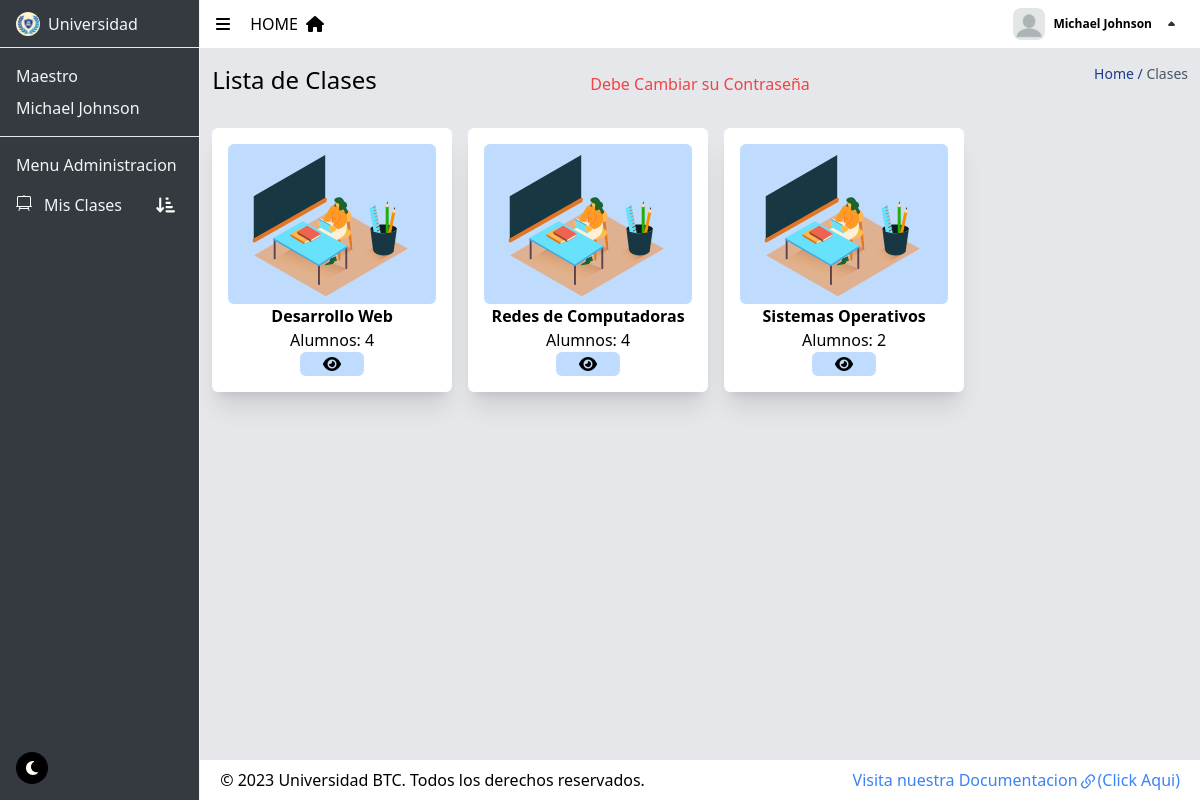
/view/clases_m.php (signed in), run on the app's committed database.
### tables this page shows
CREATE TABLE IF NOT EXISTS `materia` (
  `ma_id` int NOT NULL AUTO_INCREMENT,
  `ma_nombre` varchar(50)  NOT NULL,
  `ma_profesor` int DEFAULT NULL,
  PRIMARY KEY (`ma_id`),
  KEY `materia_usuario_idprofesor` (`ma_profesor`)
);

### functions/etiquetas.php (called while the page is built, shortened)
<?php
function EtiquetaCantiodadAlumno($valor)
{
    if ($valor == null || $valor == "" || $valor == 0) {
        return '<span class="font-bold rounded h-fit px-1 bg-yellow-400 text-black">Sin Alumnos</span>';
    } else {
        return $valor;
    }
}
?>

### template/header.php (shortened to what this page needs)
<?php
extract($_SESSION['usuario']);
include("../functions/etiquetas.php");
?>
<!DOCTYPE html>
<html lang="en" >
<head>
    <link href="../css/output.css" rel="stylesheet">
    <link href="../css/table.css" rel="stylesheet">
    <link href="../DataTables/datatables.min.css" rel="stylesheet">
</head>
<body>
    <button onclick="toggleDarkMode()" class="dark:bg-white bg-black rounded-full p-2 fixed bottom-4 left-4 z-10 w-8 h-8">
        <img src="../svg/dark.svg" class="block dark:hidden w-full h-full " alt="">
    </button>
    <div class="flex h-full w-screen dark:text-white">
        <?php include_once '../template/Slidebar.php' ?>
        <div class="flex flex-col w-full h-full min-h-screen justify-between bg-gray-200 dark:bg-gray-800 ">
            <div>
            <nav class="flex justify-between px-4 min-h-[3rem] bg-white dark:bg-gray-700 shadow-white border-white relative">
                <div class=" flex gap-5 items-center ">
                    <img id="toggle" class="cursor-pointer" src="../svg/bars.svg" alt="" srcset="">
                    <a href="./dashboard.php" class="flex">
                        <h1 class=" mr-2">HOME </h1>
                        <img src="../svg/home.svg" alt="" srcset="">
                    </a>
                </div>
                <div id="control-menu" class="flex items-center gap-2 cursor-pointer">
                    <div class="h-8 w-8 overflow-hidden rounded-lg">
                        <img id="imagePreviewmenu" class="w-full h-full object-cover" src="../pictures/<?php echo is_file("../pictures/user_" . $us_id) ? "user_" . $us_id : "usuario.jpg" ?>" alt="">
                    </div>
                    <span class="hidden sx:block font-semibold text-xs leading-snug"><?php echo $us_name . " " . $us_lastname ?></span>
                    <div id="icon_menu" class="hidden sx:block w-6 transform transition-transform duration-500 ">
                        <img src="../svg/arrow.svg" alt="logo" />
                    </div>
                </div>
            </nav>

### template/Slidebar.php (shortened to what this page needs)
<aside id="slidebar" class="bg-gray-sl dark:bg-gray-700 text-gray-100 border-gray-100 border-e w-60 toggle transform duration-300 ease-out min-h-screen flex flex-col   ">
    <div class="flex items-center gap-2 h-12 px-4 py-2 border-b-[0.1px] ">
        <div class="w-6 h-6 rounded-full overflow-hidden  ">
            <img class=" max-w-[253%] m-[-50%-75%]" src="../pictures/logo.jpg" alt="">
        </div>
        <span class="link ">Universidad</span>
    </div>
    <div class="flex flex-col gap-2 p-4 border-b-[0.1px] link">
        <span class=""><?php
                        switch ($us_permiso) {
                            case 2:
                                echo 'Maestro';
                                break;
                        }
                        ?></span>
        <span class=""><?php echo $us_name . " " . $us_lastname ?></span>
    </div>
    <ul class="flex flex-col p-4 gap-2 ">
        <li class=" link block text-center whitespace-nowrap ">Menu Administracion</li>
        <?php if ($us_permiso == 2) : ?>
            <li class="hover:bg-white flex">
                <a class="flex w-full gap-2 items-center whitespace-nowrap py-2 bg-gray-sl dark:bg-gray-700 transform duration-300" href="./clases_m.php">
                    <div class="h-5 w-5"><img src="../svg/classroom.svg" alt="" srcset=""></div>
                    <span class="hidden justify-between ">Mis Clases </span>
                </a>
                <img aria-controls="lista_clases" data-collapse-toggle="lista_clases" class="cursor-pointer bg-gray-sl dark:bg-gray-700 ms-auto w-10 px-2 dark:hover:bg-gray-500 hover:bg-gray-500" src="../svg/arrow2.svg" alt="">
            </li>
        <?php endif; ?>
    </ul>
</aside>

### view/clases_m.php (shortened to what this page needs)
<?php include '../template/header.php'
?>
<main class="h-full flex flex-col bg-gray-200 dark:bg-gray-800 mx-3 dark:text-white">
    <div class="relative flex justify-between my-4">
        <h1 class="text-2xl">Lista de Clases</h1>
        <span class="text-sm text-blue-900 dark:text-blue-600">Home / <span class="text-gray-600 dark:text-gray-400">Clases</span></span>
        <?php
            if (isset($_SESSION['error_message'])) {
                echo '<p id="msj" class="text-red-500 w-full text-center absolute transform duration-500 ease-in-out bottom-8">' . $_SESSION['error_message'] . '</p>';
            }
            ?>
    </div>
    <div class="flex flex-wrap gap-4 mt-4 w-full">
    <?php include "../model/R_clases_profesor.php" ?>
    </div>
</main>
<?php include '../template/footer.php' ?>

### model/R_clases_profesor.php (shortened to what this page needs)
<?php
require_once("../controller/connection.php");
$id_usuario = $_SESSION['usuario']['us_id'];
$resultado = $mysqli->query("SELECT * FROM vista_materia_profe_alumno where ma_profesor_id = $id_usuario ");
if ($resultado) {
    if ($resultado->num_rows > 0) {
        while ($datos = $resultado->fetch_assoc()) {
?>
            <div class="flex flex-col items-center w-60 bg-white dark:bg-gray-700 rounded-md p-4 shadow-xl ">
                <div class="w-full h-40 rounded-md overflow-hidden  bg-blue-200">
                    <img class="w-full h-full object-cover" src="../pictures/<?php echo is_file("../pictures/clase_" . $datos['ma_id']) ? "clase_" . $datos['ma_id'] : "school.svg" ?>" alt="">
                </div>
                <span class="font-bold "> <?php echo $datos['ma_nombre']; ?></span>
                <span>Alumnos: <?php echo  EtiquetaCantiodadAlumno($datos['cantidad']); ?></span>
                <a href="./alumnos_m.php?id_m=<?php echo $datos['ma_id']; ?>"><img class="bg-blue-200 rounded-md p-1 w-16 h-6 " src="../svg/eyes.svg" alt=""></a>
            </div>
        <?php
        }
    }
} else {
    echo "<tr><td colspan='5'>Error executing the query: " . $mysqli->error . "</td></tr>";
}
?>

### template/footer.php (shortened to what this page needs)
</div>
<footer class="bg-white dark:bg-gray-700  text-center  flex justify-between py-2 px-5">
    <p class="">© <?php echo date("Y"); ?> Universidad BTC. Todos los derechos reservados.</p>
        <a href="../readme.php" target=" _blank "  class="text-blue-500 hover:underline flex items-end">Visita nuestra Documentacion
        &#40;Click Aqui&#41;
        </a>
</footer>
</div>
</div>
</body>
</html>

### css/table.css (style rules this page uses)
:root, [data-bs-theme="light"] { --bs-blue: #0d6efd; --bs-indigo: #6610f2; --bs-purple: #6f42c1; --bs-pink: #d63384; --bs-red: #dc3545; --bs-orange: #fd7e14; --bs-yellow: #ffc107; --bs-green: #198754; --bs-teal: #20c997; --bs-cyan: #0dcaf0; --bs-black: #000; --bs-white: #fff; --bs-gray: #6c757d; --bs-gray-dark: #343a40; --bs-gray-100: #f8f9fa; --bs-gray-200: #e9ecef; --bs-gray-300: #dee2e6; --bs-gray-400: #ced4da; --bs-gray-500: #adb5bd; --bs-gray-600: #6c757d; --bs-gray-700: #495057; --bs-gray-800: #343a40; --bs-gray-900: #212529; --bs-primary: #0d6efd; --bs-secondary: #6c757d; --bs-success: #198754; --bs-info: #0dcaf0; --bs-warning: #ffc107; --bs-danger: #dc3545; --bs-light: #f8f9fa; --bs-dark: #212529; --bs-primary-rgb: 13, 110, 253; --bs-secondary-rgb: 108, 117, 125; --bs-success-rgb: 25, 135, 84; --bs-info-rgb: 13, 202, 240; --bs-warning-rgb: 255, 193, 7; --bs-danger-rgb: 220, 53, 69; --bs-light-rgb: 248, 249, 250; --bs-dark-rgb: 33, 37, 41; --bs-primary-text-emphasis: #052c65; --bs-secondary-text-emphasis: #2b2f32; --bs-success-text-emphasis: #0a3622; --bs-info-text-emphasis: #055160; --bs-warning-text-emphasis: #664d03; --bs-danger-text-emphasis: #58151c; --bs-light-text-emphasis: #495057; --bs-dark-text-emphasis: #495057; --bs-primary-bg-subtle: #cfe2ff; --bs-secondary-bg-subtle: #e2e3e5; --bs-success-bg-subtle: #d1e7dd; --bs-info-bg-subtle: #cff4fc; --bs-warning-bg-subtle: #fff3cd; --bs-danger-bg-subtle: #f8d7da; --bs-light-bg-subtle: #fcfcfd; --bs-dark-bg-subtle: #ced4da; --bs-primary-border-subtle: #9ec5fe; --bs-secondary-border-subtle: #c4c8cb; --bs-success-border-subtle: #a3cfbb; --bs-info-border-subtle: #9eeaf9; --bs-warning-border-subtle: #ffe69c; --bs-danger-border-subtle: #f1aeb5; --bs-light-border-subtle: #e9ecef; --bs-dark-border-subtle: #adb5bd; --bs-white-rgb: 255, 255, 255; --bs-black-rgb: 0, 0, 0; --bs-font-sans-serif: system-ui, -apple-system, "Segoe UI", Roboto, "Helvetica Neue", "Noto Sans", "Liberation Sans", Arial, sans-serif, "Apple Color Emoji", "Segoe UI Emoji", "Segoe UI Symbol", "Noto Color Emoji"; --bs-font-monospace: SFMono-Regular, Menlo, Monaco, Consolas, "Liberation Mono", "Courier New", monospace; --bs-gradient: linear-gradient(180deg, rgba(255, 255, 255, 0.15), rgba(255, 255, 255, 0)); --bs-body-font-family: var(--bs-font-sans-serif); --bs-body-font-size: 1rem; --bs-body-font-weight: 400; --bs-body-line-height: 1.5; --bs-body-color: #212529; --bs-body-color-rgb: 33, 37, 41; --bs-body-bg: #fff; --bs-body-bg-rgb: 255, 255, 255; --bs-emphasis-color: #000; --bs-emphasis-color-rgb: 0, 0, 0; --bs-secondary-color: rgba(33, 37, 41, 0.75); --bs-secondary-color-rgb: 33, 37, 41; --bs-secondary-bg: #e9ecef; --bs-secondary-bg-rgb: 233, 236, 239; --bs-tertiary-color: rgba(33, 37, 41, 0.5); --bs-tertiary-color-rgb: 33, 37, 41; --bs-tertiary-bg: #f8f9fa; --bs-tertiary-bg-rgb: 248, 249, 250; --bs-heading-color: inherit; --bs-link-color: #0d6efd; --bs-link-color-rgb: 13, 110, 253; --bs-link-decoration: underline; --bs-link-hover-color: #0a58ca; --bs-link-hover-color-rgb: 10, 88, 202; --bs-code-color: #d63384; --bs-highlight-bg: #fff3cd; --bs-border-width: 1px; --bs-border-style: solid; --bs-border-color: #dee2e6; --bs-border-color-translucent: rgba(0, 0, 0, 0.175); --bs-border-radius: 0.375rem; --bs-border-radius-sm: 0.25rem; --bs-border-radius-lg: 0.5rem; --bs-border-radius-xl: 1rem; --bs-border-radius-xxl: 2rem; --bs-border-radius-2xl: var(--bs-border-radius-xxl); --bs-border-radius-pill: 50rem; --bs-box-shadow: 0 0.5rem 1rem rgba(0, 0, 0, 0.15); --bs-box-shadow-sm: 0 0.125rem 0.25rem rgba(0, 0, 0, 0.075); --bs-box-shadow-lg: 0 1rem 3rem rgba(0, 0, 0, 0.175); --bs-box-shadow-inset: inset 0 1px 2px rgba(0, 0, 0, 0.075); --bs-focus-ring-width: 0.25rem; --bs-focus-ring-opacity: 0.25; --bs-focus-ring-color: rgba(13, 110, 253, 0.25); --bs-form-valid-color: #198754; --bs-form-valid-border-color: #198754; --bs-form-invalid-color: #dc3545; --bs-form-invalid-border-color: #dc3545; }

### data on the page
materia: ma_nombre "Desarrollo Web", cantidad "4"
materia: ma_nombre "Redes de Computadoras", cantidad "4"
materia: ma_nombre "Sistemas Operativos", cantidad "2"

### other printed values
$us_name "Michael"
$us_lastname "Johnson"
$_SESSION['error_message'] "Debe Cambiar su Contraseña"
